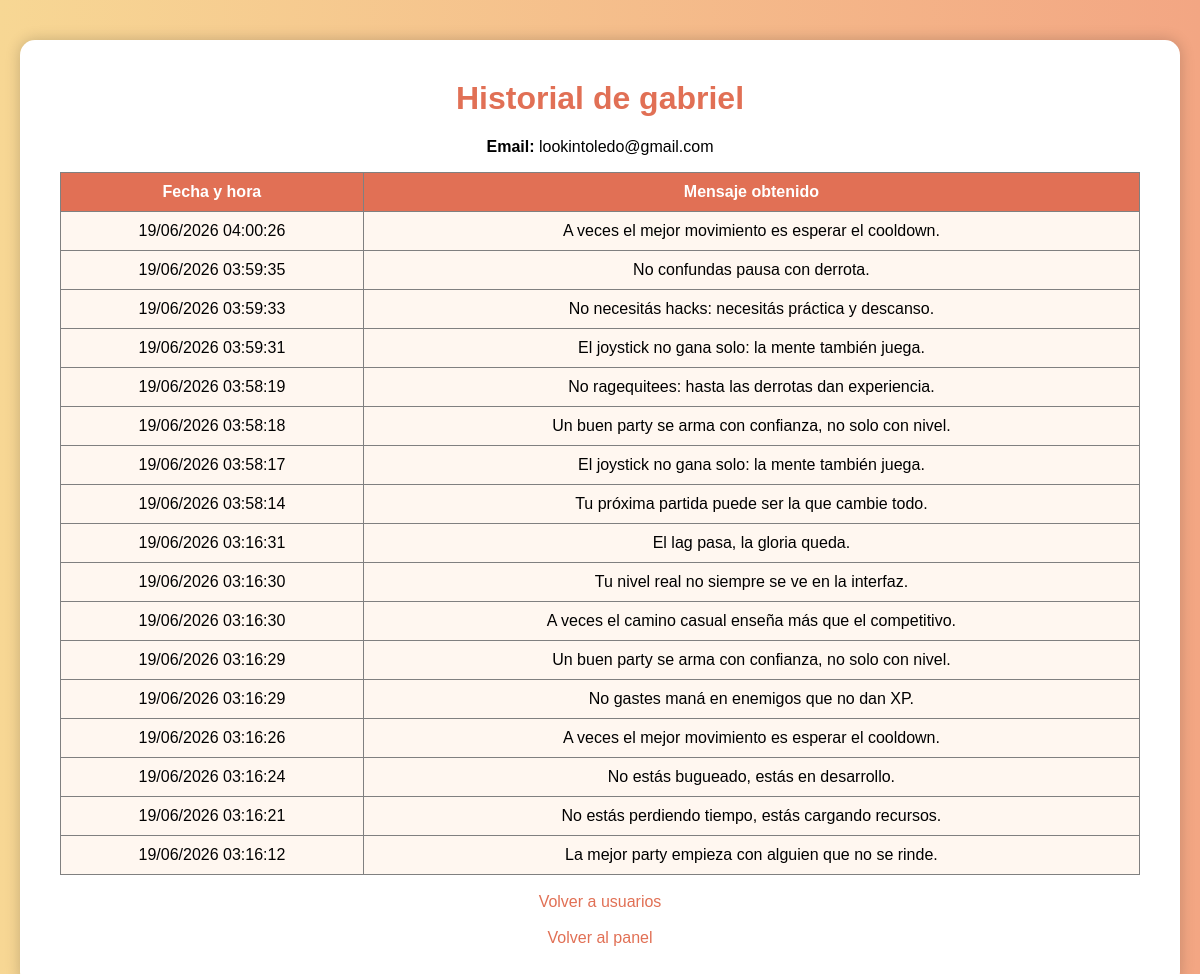
Page /admin_historial_usuario.php?id=1 (signed in) on the committed database.
### tables this page shows
CREATE TABLE `usuarios` (
  `id` int(11) NOT NULL,
  `nombre` varchar(100) NOT NULL,
  `email` varchar(100) NOT NULL,
  `password` varchar(255) NOT NULL,
  `rol` varchar(20) NOT NULL DEFAULT 'usuario'
);

CREATE TABLE `historial_galletas` (
  `id` int(11) NOT NULL,
  `usuario_id` int(11) NOT NULL,
  `mensaje_id` int(11) NOT NULL,
  `fecha_apertura` datetime NOT NULL
);

CREATE TABLE `mensajes` (
  `id` int(11) NOT NULL,
  `texto` varchar(255) NOT NULL
);

### app/repositories/UsuarioRepository.php (called while the page is built, shortened)
<?php
require_once __DIR__ . "/../config/Database.php";
class UsuarioRepository
{
    private PDO $conn;
    public function __construct()
    {
        $database = new Database();
        $this->conn = $database->conectar();
    }
    public function obtenerTodos(): array
    {
        $sql = "SELECT id, nombre, email, rol FROM usuarios ORDER BY id DESC";
        $stmt = $this->conn->prepare($sql);
        $stmt->execute();
        return $stmt->fetchAll(PDO::FETCH_ASSOC);
    }
}

### app/config/config.php (called while the page is built)
<?php
return [
    "database" => [
        "host" => "localhost",
        "name" => "galleta_fortuna",
        "user" => "root",
        "password" => "",
        "charset" => "utf8mb4"
    ]
];

### app/config/Database.php (called while the page is built)
<?php
class Database
{
    private ?PDO $conn = null;
    public function conectar(): PDO
    {
        if ($this->conn === null) {
            try {
                $config = require __DIR__ . "/config.php";
                $db = $config["database"];
                $dsn = "mysql:host={$db["host"]};dbname={$db["name"]};charset={$db["charset"]}";
                $this->conn = new PDO(
                    $dsn,
                    $db["user"],
                    $db["password"]
                );
                $this->conn->setAttribute(PDO::ATTR_ERRMODE, PDO::ERRMODE_EXCEPTION);
                $this->conn->setAttribute(PDO::ATTR_DEFAULT_FETCH_MODE, PDO::FETCH_ASSOC);
            } catch (PDOException $e) {
                die("Error de conexión con la base de datos.");
            }
        }
        return $this->conn;
    }
}

### app/services/UserService.php (called while the page is built)
<?php
require_once __DIR__ . "/../repositories/UsuarioRepository.php";
class UserService
{
    private UsuarioRepository $usuarioRepository;
    public function __construct()
    {
        $this->usuarioRepository = new UsuarioRepository();
    }
    public function obtenerTodosLosUsuarios(): array
    {
        return $this->usuarioRepository->obtenerTodos();
    }
}

### app/repositories/MensajeRepository.php (called while the page is built, shortened)
<?php
require_once __DIR__ . "/../config/Database.php";
class MensajeRepository
{
    public function __construct()
    {
        $database = new Database();
    }
}

### app/repositories/HistorialRepository.php (called while the page is built, shortened)
<?php
require_once __DIR__ . "/../config/Database.php";
class HistorialRepository
{
    private PDO $conn;
    public function __construct()
    {
        $database = new Database();
        $this->conn = $database->conectar();
    }
    public function obtenerPorUsuario(int $usuarioId): array
    {
        $sql = "SELECT
                    h.id,
                    h.fecha_apertura,
                    m.texto AS mensaje
                FROM historial_galletas h
                INNER JOIN mensajes m ON h.mensaje_id = m.id
                WHERE h.usuario_id = :usuario_id
                ORDER BY h.fecha_apertura DESC";
        $stmt = $this->conn->prepare($sql);
        $stmt->execute([
            ":usuario_id" => $usuarioId
        ]);
        return $stmt->fetchAll(PDO::FETCH_ASSOC);
    }
}

### app/services/FortuneService.php (called while the page is built, shortened)
<?php
require_once __DIR__ . "/../repositories/MensajeRepository.php";
require_once __DIR__ . "/../repositories/HistorialRepository.php";
class FortuneService
{
    private HistorialRepository $historialRepository;
    public function __construct()
    {
        $this->historialRepository = new HistorialRepository();
    }
    public function obtenerHistorialUsuario(int $usuarioId): array
    {
        return $this->historialRepository->obtenerPorUsuario($usuarioId);
    }
}

### public/admin_historial_usuario.php (the view, shortened to what this page needs)
<?php
require_once __DIR__ . "/../app/services/FortuneService.php";
require_once __DIR__ . "/../app/services/UserService.php";
$usuarioId = intval($_GET["id"] ?? 0);
$fortuneService = new FortuneService();
$userService = new UserService();
$usuarios = $userService->obtenerTodosLosUsuarios();
$usuarioSeleccionado = null;
foreach ($usuarios as $usuario) {
    if ((int)$usuario["id"] === $usuarioId) {
        $usuarioSeleccionado = $usuario;
        break;
    }
}
$historial = $fortuneService->obtenerHistorialUsuario($usuarioId);
?>
<!DOCTYPE html>
<html lang="es">
<head>
    <link rel="stylesheet" href="css/style.css">
</head>
<body class="historial-page">
<div class="container">
    <h1>Historial de <?php echo htmlspecialchars($usuarioSeleccionado["nombre"]); ?></h1>
    <p>
        <strong>Email:</strong>
        <?php echo htmlspecialchars($usuarioSeleccionado["email"]); ?>
    </p>
    <?php if (empty($historial)): ?>
        <p>Este usuario todavía no abrió ninguna galleta.</p>
    <?php else: ?>
        <table border="1" cellpadding="10" cellspacing="0">
            <thead>
                <tr>
                    <th>Fecha y hora</th>
                    <th>Mensaje obtenido</th>
                </tr>
            </thead>
            <tbody>
                <?php foreach ($historial as $item): ?>
                    <tr>
                        <td>
                            <?php
                            $fecha = new DateTime($item["fecha_apertura"]);
                            echo htmlspecialchars($fecha->format("d/m/Y H:i:s"));
                            ?>
                        </td>
                        <td><?php echo htmlspecialchars($item["mensaje"]); ?></td>
                    </tr>
                <?php endforeach; ?>
            </tbody>
        </table>
    <?php endif; ?>
    <br>
    <a href="admin_usuarios.php">Volver a usuarios</a>
    <br><br>
    <a href="admin_panel.php">Volver al panel</a>
</div>
</body>
</html>

### public/css/style.css (style rules this page uses)
body { margin:0; padding:0; font-family: Arial, Helvetica, sans-serif; background: linear-gradient(to right, #f7d794, #f3a683); height:100vh; display:flex; justify-content:center; align-items:center; }
.container { background:white; padding:40px; border-radius:15px; width:350px; text-align:center; box-shadow:0 0 15px rgba(0,0,0,0.2); }
h1 { color:#e17055; }
a { text-decoration:none; color:#e17055; }
body.historial-page { min-height: 100vh; height: auto; align-items: flex-start; padding-top: 40px; padding-bottom: 40px; }
body.historial-page .container { width: 80%; max-width: 900px; }
body.historial-page table { width: 100%; border-collapse: collapse; }
body.historial-page th { background: #e17055; color: white; }
body.historial-page td { background: #fff7f0; }
body.historial-page h1 { margin-top: 0; }
body.historial-page .container { width: 90%; max-width: 1200px; }

### rows in the picture
usuarios: nombre "gabriel", email "lookintoledo@gmail.com"
historial_galletas: fecha_apertura "19/06/2026 04:00:26", mensaje.texto "A veces el mejor movimiento es esperar el cooldown."
historial_galletas: fecha_apertura "19/06/2026 03:59:35", mensaje.texto "No confundas pausa con derrota."
historial_galletas: fecha_apertura "19/06/2026 03:59:33", mensaje.texto "No necesitás hacks: necesitás práctica y descanso."
historial_galletas: fecha_apertura "19/06/2026 03:59:31", mensaje.texto "El joystick no gana solo: la mente también juega."
historial_galletas: fecha_apertura "19/06/2026 03:58:19", mensaje.texto "No ragequitees: hasta las derrotas dan experiencia."
historial_galletas: fecha_apertura "19/06/2026 03:58:18", mensaje.texto "Un buen party se arma con confianza, no solo con nivel."
historial_galletas: fecha_apertura "19/06/2026 03:58:17", mensaje.texto "El joystick no gana solo: la mente también juega."
historial_galletas: fecha_apertura "19/06/2026 03:58:14", mensaje.texto "Tu próxima partida puede ser la que cambie todo."
historial_galletas: fecha_apertura "19/06/2026 03:16:31", mensaje.texto "El lag pasa, la gloria queda."
historial_galletas: fecha_apertura "19/06/2026 03:16:30", mensaje.texto "Tu nivel real no siempre se ve en la interfaz."
historial_galletas: fecha_apertura "19/06/2026 03:16:30", mensaje.texto "A veces el camino casual enseña más que el competitivo."
historial_galletas: fecha_apertura "19/06/2026 03:16:29", mensaje.texto "Un buen party se arma con confianza, no solo con nivel."
historial_galletas: fecha_apertura "19/06/2026 03:16:29", mensaje.texto "No gastes maná en enemigos que no dan XP."
historial_galletas: fecha_apertura "19/06/2026 03:16:26", mensaje.texto "A veces el mejor movimiento es esperar el cooldown."
historial_galletas: fecha_apertura "19/06/2026 03:16:24", mensaje.texto "No estás bugueado, estás en desarrollo."
historial_galletas: fecha_apertura "19/06/2026 03:16:21", mensaje.texto "No estás perdiendo tiempo, estás cargando recursos."
historial_galletas: fecha_apertura "19/06/2026 03:16:12", mensaje.texto "La mejor party empieza con alguien que no se rinde."
